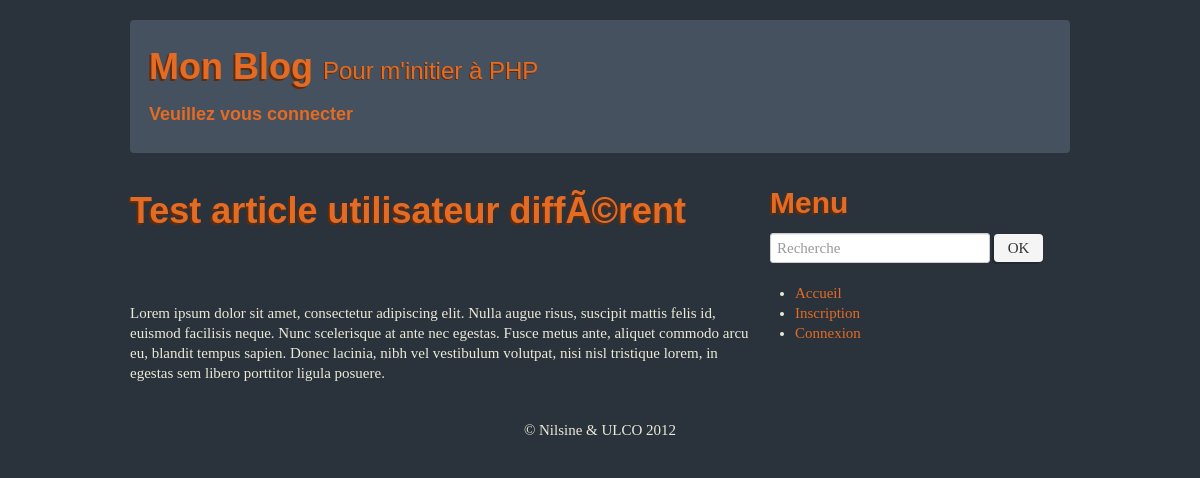
The app's page /afficher_article.php?id=2 with its own data.
### tables this page shows
CREATE TABLE IF NOT EXISTS `articles` (
  `id` int(11) NOT NULL AUTO_INCREMENT,
  `titre` varchar(255) NOT NULL,
  `texte` text NOT NULL,
  `date` text NOT NULL,
  `user_id` int(11) NOT NULL,
  PRIMARY KEY (`id`)
);

### includes/verif_connexion.php (called while the page is built)
<?php
	if(isset($_COOKIE['sid'])) {
		$sql = "SELECT * FROM utilisateurs WHERE sid='{$_COOKIE['sid']}'";
		$result = mysql_query($sql);
		$data = mysql_fetch_array($result);
		$sid_cook_bdd = $data['sid'];
		$expiration_sid_cook_bdd = $data['expiration_sid'];
		if($_COOKIE['sid'] == $sid_cook_bdd) {
			if(time() <= $expiration_sid_cook_bdd) {
				$connecte =true;
			}else{
				$connecte =false;
			}
		}else{
			$connecte =false;
		}
	}else{
		$connecte =false;
	}
?>

### afficher_article.php (the view, shortened to what this page needs)
<?php
	include('includes/haut.inc.php');
	include('verif_connexion.php');
	if(isset($_GET['id'])) {
		$id=(int)$_GET['id'];
		$sql= "SELECT * FROM articles WHERE id=$id";
		$req =mysql_query($sql);
		if($data = mysql_fetch_array($req)){
			?><h1><?php echo $data['titre']."<br><br>";?></h1>
			<?php $data['texte'] = htmlspecialchars($data['texte']);
			echo nl2br($data['texte']);
		}
	}
   	include('includes/bas.inc.php');
?>

### includes/haut.inc.php (shortened to what this page needs)
<!DOCTYPE html>
<html lang="fr">
	<head>
		<link href="assets/css/bootstrap.min.css" rel="stylesheet">
		<link href="assets/css/main.css" rel="stylesheet">
	</head>
	<body>
		<?php
			include('verif_connexion.php');
			if($connecte) {
				$titre2 = "Bienvenue : " . $data['prenom'] . " " . $data['nom'];
			}else{
				$titre2 = "Veuillez vous connecter";
			}
		?>
    <div class="container">
      <div class="content">
        <div class="page-header well">
			<h1><a href="index.php?p=1">Mon Blog</a> <small>Pour m'initier à PHP</small></h1>
			<?php echo "<h4>". $titre2 ."</h4>"; ?>
        </div>
        <div class="row">
          <div class="span8">

### includes/bas.inc.php (shortened to what this page needs)
          </div>
          <nav class="span4">
            <h2>Menu</h2>
            <form action="index.php" method="get" class="form-inline">
				<div class="form-group">
					<input type="text" name="r" placeholder="Recherche" class="span3">
					<input type="submit" value="OK" class="btn">
				</div>
			</form>
            <ul><?php
				if($connecte) { ?>
					<li><a href="index.php?p=1">Accueil</a></li>
					<li><a href="deconnexion.php">Déconnexion</a></li>
					<li><a href="article.php">Rédiger un article</a></li>
				<?php }else{ ?>
					<li><a href="index.php?p=1">Accueil</a></li>
					<li><a href="inscription.php">Inscription</a></li>
					<li><a href="connexion.php">Connexion</a></li>
				<?php } ?>
            </ul>
          </nav>
        </div>
      </div>
      <footer>
        <p>&copy; Nilsine & ULCO 2012</p>
      </footer>
    </div>
  </body>
</html>

### assets/css/main.css (style rules this page uses)
.content { min-height: 400px; }
.page-header h1 { margin: 0; }
.container > footer p { text-align: center; }

### records on screen
articles: titre "Test article utilisateur diffÃ©rent", texte "Lorem ipsum dolor sit amet, consectetur adipiscing elit. Nulla augue risus, suscipit mattis felis id, euismod facilisis neque. Nunc scelerisque at ante nec egestas. Fusce metus ante, aliquet commodo arcu eu, blandit tempus sapien. Donec lacinia, nibh vel vestibulum volutpat, nisi nisl tristique lorem, in egestas sem libero porttitor ligula posuere."

### other values on screen
$titre2 "Veuillez vous connecter"
